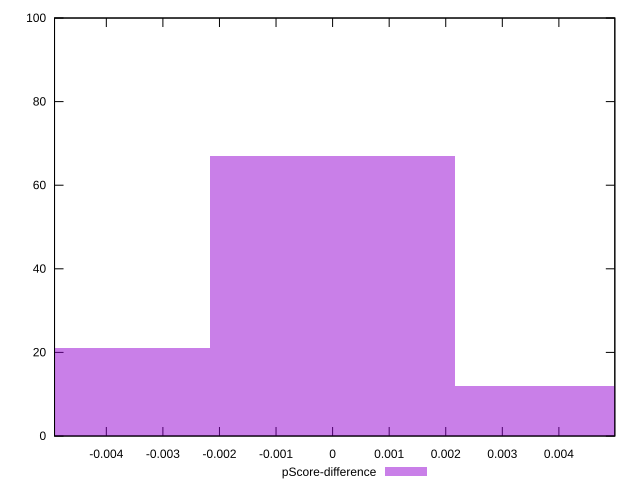

This chart was generated by the following gnuplot code:
reset

$pScoreDifference <<EOF
-0.004335235044214945 21
0 67
0.004335235044214945 12
EOF

set key outside below
set boxwidth 0.004335235044214945
set xrange [-0.004915555555555562:0.0049888888888889316]
set yrange [0:100]
set trange [0:100]
set style fill transparent solid 0.5 noborder
set terminal svg size 640, 490 enhanced background rgb 'white'
set output "report_00013_2021-02-09T12-04-24.940Z/uses-rel-preconnect/samples/pages+cached+noadtech/pScore-difference/histogram.svg"

plot $pScoreDifference title "pScore-difference" with boxes

reset
